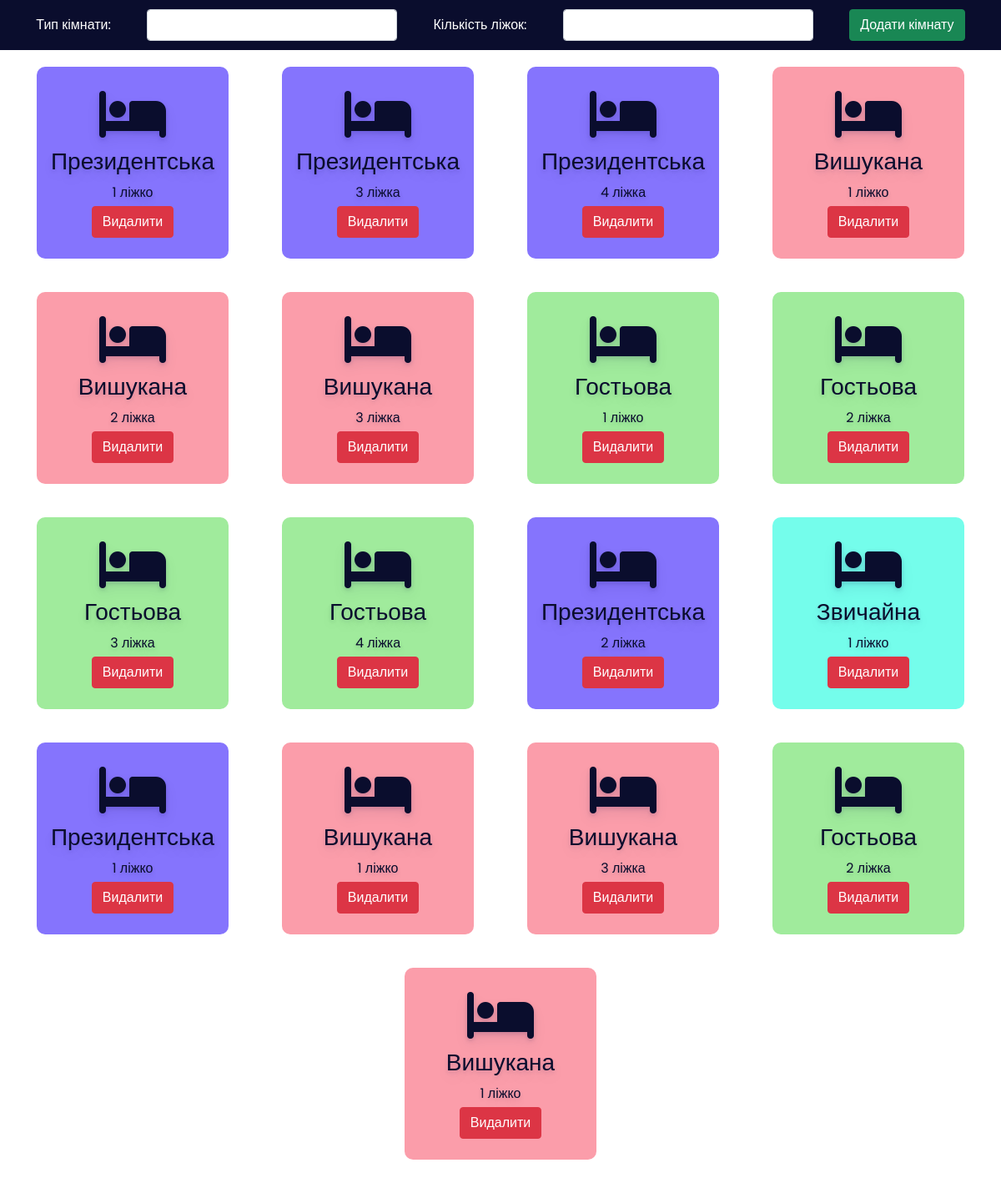
/admin/room.php, run on the app's committed database.
### tables this page shows
CREATE TABLE `room` (
  `id` int(30) NOT NULL,
  `type` varchar(50) NOT NULL,
  `bedding` varchar(50) NOT NULL
);

### admin/room.php (the view, shortened to what this page needs)
<?php
include '../config.php';
?>
<!DOCTYPE html>
<html lang="en">
<head>
    <link rel="stylesheet" href="https://cdnjs.cloudflare.com/ajax/libs/font-awesome/6.2.0/css/all.min.css" />
    <link href="https://cdn.jsdelivr.net/npm/bootstrap@5.0.2/dist/css/bootstrap.min.css" rel="stylesheet">
    <link rel="stylesheet" href="css/room.css">
</head>
<body>
    <div class="addroomsection">
        <form action="" method="POST">
            <label for="troom">Тип кімнати:</label>
            <select name="troom" class="form-control">
                <option value selected></option>
                <option value="Superior Room">Президентська</option>
            </select>
            <label for="bed">Кількість ліжок:</label>
            <select name="bed" class="form-control">
                <option value selected></option>
                <option value="Single">1 ліжко</option>
            </select>
            <button type="submit" class="btn btn-success" name="addroom">Додати кімнату</button>
        </form>
    </div>
    <div class="room">
        <?php
        $sql = "select * from room";
        $re = mysqli_query($conn, $sql)
        ?>
        <?php
        while ($row = mysqli_fetch_array($re)) {
            $id = $row['type'];
            if ($id == "Президентська") {
                echo "<div class='roombox roomboxsuperior'>
						<div class='text-center no-boder'>
                            <i class='fa-solid fa-bed fa-4x mb-2'></i>
							<h3>" . $row['type'] . "</h3>
                            <div class='mb-1'>" . $row['bedding'] . "</div>
                            <a href='roomdelete.php?id=". $row['id'] ."'><button class='btn btn-danger'>Видалити</button></a>
						</div>
                    </div>";
            } else if ($id == "Вишукана") {
                echo "<div class='roombox roomboxdelux'>
                        <div class='text-center no-boder'>
                        <i class='fa-solid fa-bed fa-4x mb-2'></i>
                        <h3>" . $row['type'] . "</h3>
                        <div class='mb-1'>" . $row['bedding'] . "</div>
                        <a href='roomdelete.php?id=". $row['id'] ."'><button class='btn btn-danger'>Видалити</button></a>
                    </div>
                    </div>";
            } else if ($id == "Гостьова") {
                echo "<div class='roombox roomboguest'>
                <div class='text-center no-boder'>
                <i class='fa-solid fa-bed fa-4x mb-2'></i>
							<h3>" . $row['type'] . "</h3>
                            <div class='mb-1'>" . $row['bedding'] . "</div>
                            <a href='roomdelete.php?id=". $row['id'] ."'><button class='btn btn-danger'>Видалити</button></a>
					</div>
            </div>";
            } else if ($id == "Звичайна") {
                echo "<div class='roombox roomboxsingle'>
                        <div class='text-center no-boder'>
                        <i class='fa-solid fa-bed fa-4x mb-2'></i>
                        <h3>" . $row['type'] . "</h3>
                        <div class='mb-1'>" . $row['bedding'] . "</div>
                        <a href='roomdelete.php?id=". $row['id'] ."'><button class='btn btn-danger'>Видалити</button></a>
                    </div>
                    </div>";
            }
        }
        ?>
    </div>
</body>
</html>

### admin/css/room.css (style rules this page uses)
:root { --bg-text-shadow: 0 2px 4px rgb(13 0 77 / 8%), 0 3px 6px rgb(13 0 77 / 8%), 0 8px 16px rgb(13 0 77 / 8%); --bg-box-shadow: 0px 0px 20px 6px rgba(8, 8, 15, 0.31); }
* { margin: 0; padding: 0; font-family: 'Poppins', sans-serif; }
.addroomsection { height: 60px; width: 100%; background-color: #0a0d2d; position:fixed; z-index: 100; }
.addroomsection form { height: 100%; display: flex; justify-content: space-evenly; align-items: center; }
.addroomsection form label { color: white; }
.addroomsection form select { width: 300px; }
.room { display: flex; position: relative; top: 60px; height: 85vh; overflow-y: scroll; justify-content: space-evenly; flex-wrap: wrap; }
.roombox { height: 230px; width: 230px; margin: 20px; display: flex; flex-direction: column; justify-content: center; color: #0a0d2d; text-shadow: var(--bg-text-shadow); border-radius: 10px; }
.roomboxsuperior { background-color:#2407fc8e; }
.roomboxdelux { background-color:#fa8393c8; }
.roomboguest { background-color:#19cf1069; }
.roomboxsingle { background-color:#07fcdb8e; }

### data on the page
room: type "Президентська", bedding "1 ліжко"
room: type "Президентська", bedding "3 ліжка"
room: type "Президентська", bedding "4 ліжка"
room: type "Вишукана", bedding "1 ліжко"
room: type "Вишукана", bedding "2 ліжка"
room: type "Вишукана", bedding "3 ліжка"
room: type "Гостьова", bedding "1 ліжко"
room: type "Гостьова", bedding "2 ліжка"
room: type "Гостьова", bedding "3 ліжка"
room: type "Гостьова", bedding "4 ліжка"
room: type "Президентська", bedding "2 ліжка"
room: type "Звичайна", bedding "1 ліжко"
room: type "Президентська", bedding "1 ліжко"
room: type "Вишукана", bedding "1 ліжко"
room: type "Вишукана", bedding "3 ліжка"
room: type "Гостьова", bedding "2 ліжка"
room: type "Вишукана", bedding "1 ліжко"
